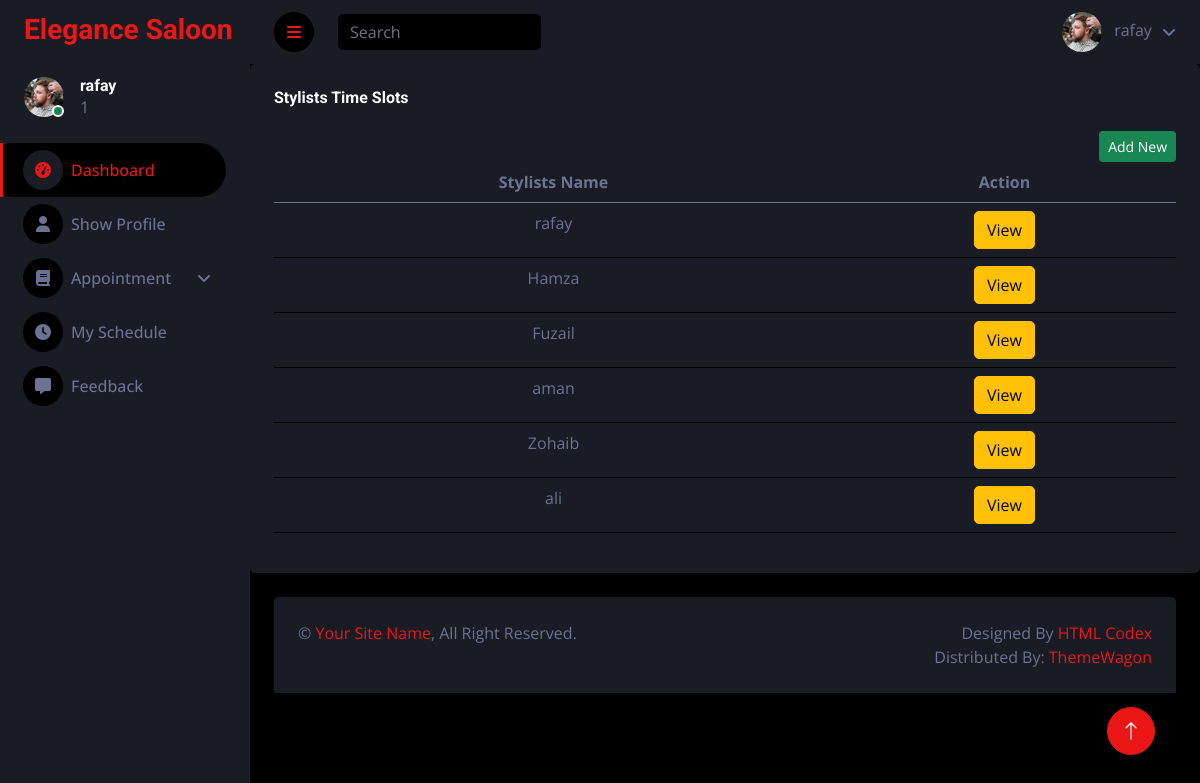
/admin/stylisttimes.php (signed in), run on the app's committed database.
### tables this page shows
CREATE TABLE `stylists` (
  `id` int(11) NOT NULL,
  `user_id` int(11) DEFAULT NULL,
  `experience` varchar(50) DEFAULT NULL,
  `qualification` varchar(50) DEFAULT NULL,
  `salary` bigint(20) DEFAULT NULL,
  `services` int(11) DEFAULT NULL,
  `image` text DEFAULT NULL,
  `portfolio` text DEFAULT NULL
);

CREATE TABLE `users` (
  `id` int(11) NOT NULL,
  `name` varchar(255) NOT NULL,
  `phone` varchar(50) DEFAULT NULL,
  `email` varchar(255) NOT NULL,
  `password` varchar(255) NOT NULL,
  `role` enum('0','1','2','3') NOT NULL,
  `img` text DEFAULT NULL
);

### admin/stylisttimes.php (the view)
<?php
include('header.php');
include('../users/config.php');
?>
<div class="col-sm-12 col-xl-12">
    <div class="bg-secondary rounded h-100 p-4">
        <h6 class="mb-4">Stylists Time Slots</h6>
        <a href="stylist_time.php"><button class="btn btn-success btn-sm" style="float: right;">Add New</button></a>
        <table class="table table-hover text-center">
            <thead>
                <tr>
                    <th scope="col">Stylists Name</th>
                    <th scope="col">Action</th>
                </tr>
            </thead>
            <tbody>
                <?php
                $sql = "SELECT stylists.id, users.name FROM stylists JOIN users ON stylists.user_id = users.id";
                $stmt = $db->prepare($sql);
                $stmt->execute();
                $result = $stmt->get_result();
                while ($row = $result->fetch_assoc()) {
                ?>
                    <tr>
                        <td><?php echo htmlspecialchars($row['name']); ?></td>
                        <td>
                            <a href="stylist_show_times.php?id=<?php echo urlencode($row['id']); ?>">
                                <button class="btn btn-warning">View</button>
                            </a>
                        </td>
                    </tr>
                <?php
                }
                ?>
            </tbody>
        </table>
    </div>
</div>
<?php
include('footer.php');
?>

### admin/css/style.css (style rules this page uses)
:root { --primary: #EB1616; --secondary: #191C24; --light: #6C7293; --dark: #000000; }
.btn { transition: .5s; }

### data on the page
stylists: user.name "rafay"
stylists: user.name "Hamza"
stylists: user.name "Fuzail"
stylists: user.name "aman"
stylists: user.name "Zohaib"
stylists: user.name "ali"

### other printed values
$_SESSION['n'] "rafay"
$_SESSION['r'] "1"
